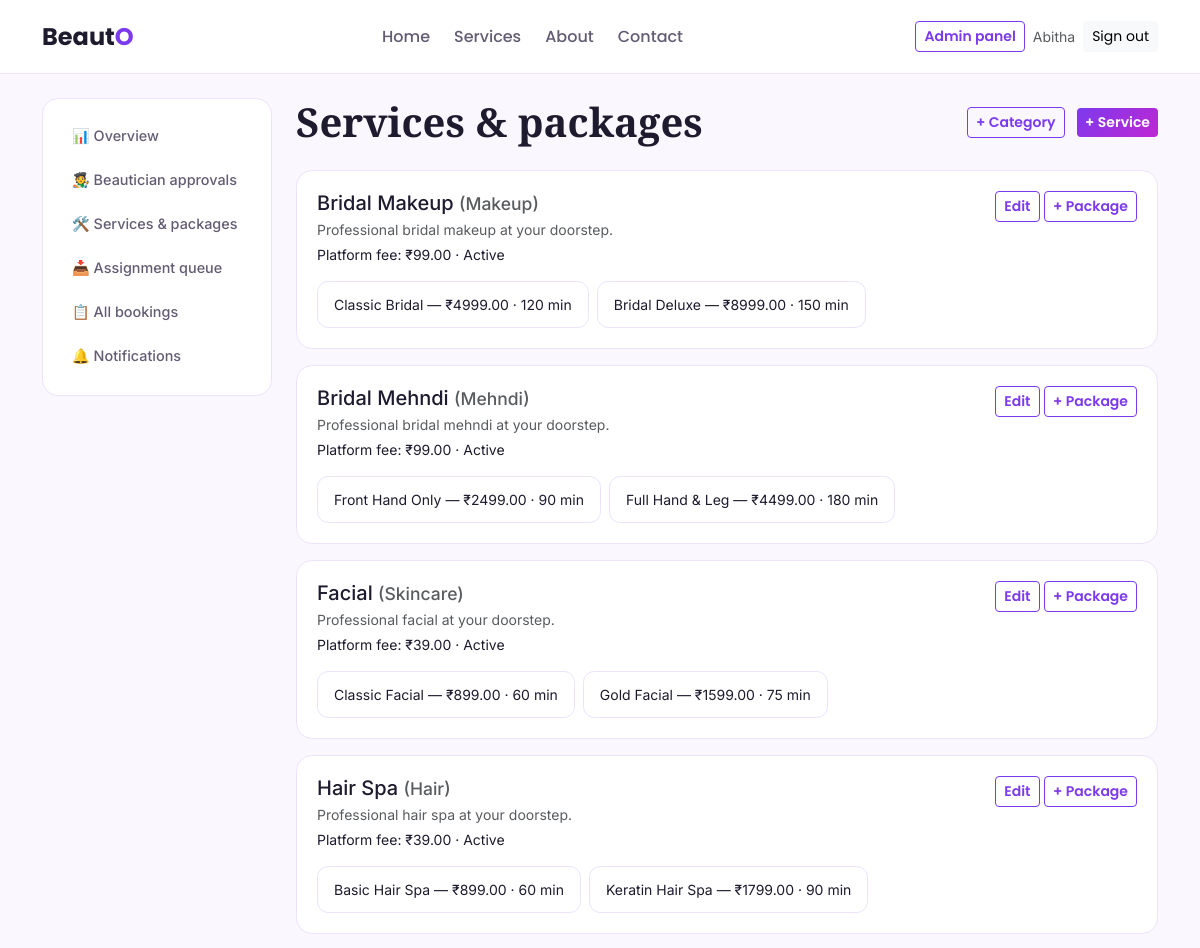
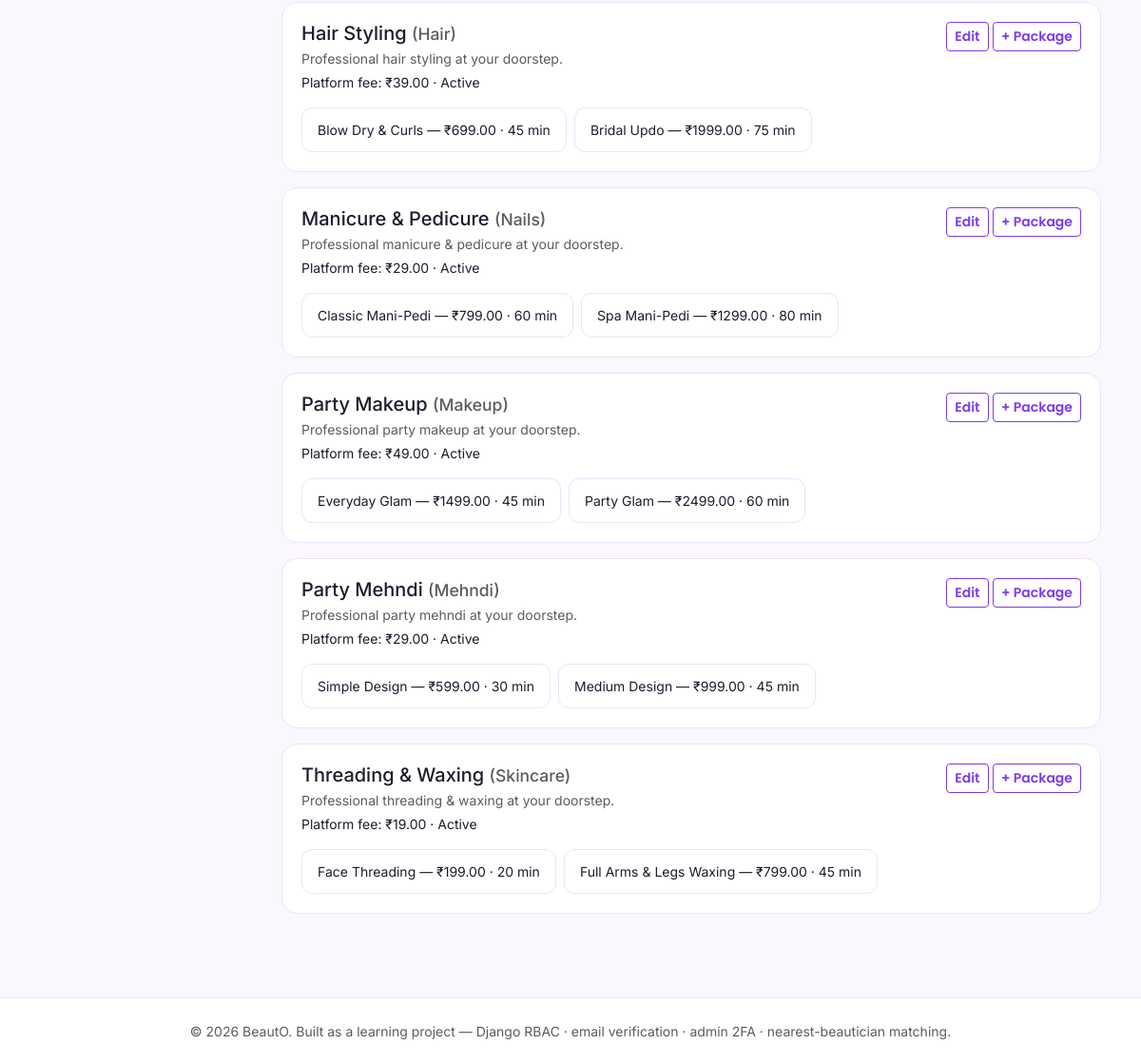
/panel/services/ (signed in), run on the app's committed database (2 pictures, top to bottom).
### accounts/models.py (models this page shows, shortened)
class User(AbstractUser):
    ROLE_CUSTOMER = "customer"
    ROLE_BEAUTICIAN = "beautician"
    ROLE_ADMIN = "admin"
    ROLE_CHOICES = (
        (ROLE_CUSTOMER, "Customer"),
        (ROLE_BEAUTICIAN, "Beautician"),
        (ROLE_ADMIN, "Admin"),
    )
    email = models.EmailField(unique=True)
    role = models.CharField(max_length=20, choices=ROLE_CHOICES, default=ROLE_CUSTOMER)
    phone = models.CharField(max_length=15, blank=True)
    email_verified = models.BooleanField(default=False)
    created_at = models.DateTimeField(auto_now_add=True)
    is_active = models.BooleanField(default=False)
    totp_secret = models.CharField(max_length=64, blank=True)
    totp_enabled = models.BooleanField(default=False)
    def is_admin_role(self):
        return self.role == self.ROLE_ADMIN or self.is_superuser

### services/models.py (models this page shows, shortened)
class Service(models.Model):
    category = models.ForeignKey(ServiceCategory, on_delete=models.CASCADE, related_name="services")
    name = models.CharField(max_length=120)
    description = models.TextField(blank=True)
    platform_fee = models.DecimalField(
        max_digits=8, decimal_places=2, default=49,
        help_text="Fixed platform fee added on top of every package's price for this service.",
    )
    is_active = models.BooleanField(default=True)
    class Meta:
        ordering = ["name"]

class ServiceCategory(models.Model):
    name = models.CharField(max_length=60, unique=True)
    icon = models.CharField(max_length=10, blank=True, help_text="An emoji works fine, e.g. 💇")
    order = models.PositiveIntegerField(default=0)
    class Meta:
        ordering = ["order", "name"]
        verbose_name_plural = "Service categories"

class ServicePackage(models.Model):
    service = models.ForeignKey(Service, on_delete=models.CASCADE, related_name="packages")
    name = models.CharField(max_length=100, help_text="e.g. Basic, Premium, Bridal Deluxe")
    description = models.TextField(blank=True)
    price = models.DecimalField(max_digits=8, decimal_places=2)
    duration_minutes = models.PositiveIntegerField(default=60)
    is_active = models.BooleanField(default=True)
    class Meta:
        ordering = ["price"]

### adminpanel/views.py (the view)
# urls.py: path("services/", views.service_list, name="service_list"),
@role_required("admin")
def service_list(request):
    services = Service.objects.select_related("category").prefetch_related("packages")
    categories = ServiceCategory.objects.all()
    return render(request, "admin/service_list.html", {"services": services, "categories": categories})

### notifications/context_processors.py (called while the page is built)
def unread_notifications(request):
    if request.user.is_authenticated and getattr(request.user, "is_admin_role", lambda: False)():
        count = Notification.objects.filter(is_read=False).count()
        return {"unread_notification_count": count}
    return {}

### templates/admin/service_list.html (shortened to what this page needs)
{% extends "admin/_admin_base.html" %}
{% block admin_content %}
<div class="d-flex justify-content-between align-items-center mb-4 flex-wrap gap-2">
  <h1 class="mb-0">Services &amp; packages</h1>
  <div>
    <a href="{% url 'adminpanel:category_create' %}" class="btn btn-sm btn-outline-beauto me-2">+ Category</a>
    <a href="{% url 'adminpanel:service_create' %}" class="btn btn-sm btn-beauto">+ Service</a>
  </div>
</div>
{% for service in services %}
  <div class="card-beauto">
    <div class="d-flex justify-content-between align-items-start flex-wrap gap-2">
      <div>
        <h5 class="mb-1">{{ service.name }} <span class="text-muted small">({{ service.category.name }})</span></h5>
        <p class="text-muted small mb-1">{{ service.description }}</p>
        <p class="small mb-0">Platform fee: ₹{{ service.platform_fee }} · {% if service.is_active %}Active{% else %}Inactive{% endif %}</p>
      </div>
      <div>
        <a href="{% url 'adminpanel:service_edit' service.pk %}" class="btn btn-sm btn-outline-beauto">Edit</a>
        <a href="{% url 'adminpanel:package_create' service.pk %}" class="btn btn-sm btn-outline-beauto">+ Package</a>
      </div>
    </div>
    <div class="d-flex flex-wrap gap-2 mt-3">
      {% for pkg in service.packages.all %}
        <span class="package-pill small">{{ pkg.name }} — ₹{{ pkg.price }} · {{ pkg.duration_minutes }} min</span>
      {% empty %}
        <span class="text-muted small">No packages yet.</span>
      {% endfor %}
    </div>
  </div>
{% empty %}
  <div class="card-beauto text-center text-muted">No services yet — add one, or run <code>python manage.py seed_services</code>.</div>
{% endfor %}
{% endblock %}

### templates/base.html (shortened to what this page needs)
{% load static %}
<!DOCTYPE html>
<html lang="en">
<head>
  <link rel="stylesheet" href="https://cdn.jsdelivr.net/npm/bootstrap@5.3.3/dist/css/bootstrap.min.css">
  <link rel="stylesheet" href="{% static 'css/style.css' %}">
</head>
<body>
  <nav class="navbar navbar-expand-lg beauto-nav sticky-top">
    <div class="container">
      <a class="navbar-brand" href="{% url 'pages:home' %}">Beaut<span>O</span></a>
      <div class="collapse navbar-collapse" id="navMain">
        <ul class="navbar-nav mx-auto gap-2">
          <li class="nav-item"><a class="nav-link" href="{% url 'pages:home' %}">Home</a></li>
          <li class="nav-item"><a class="nav-link" href="{% url 'pages:services' %}">Services</a></li>
          <li class="nav-item"><a class="nav-link" href="{% url 'pages:about' %}">About</a></li>
          <li class="nav-item"><a class="nav-link" href="{% url 'pages:contact' %}">Contact</a></li>
        </ul>
        <div class="d-flex align-items-center gap-2 flex-wrap">
          {% if user.is_authenticated %}
            {% if user.is_admin_role %}
              <a href="{% url 'adminpanel:dashboard' %}" class="btn btn-sm btn-outline-beauto">Admin panel</a>
            {% elif user.role == 'beautician' %}
              <a href="{% url 'bookings:beautician_dashboard' %}" class="btn btn-sm btn-outline-beauto">My orders</a>
            {% else %}
              <a href="{% url 'bookings:customer_dashboard' %}" class="btn btn-sm btn-outline-beauto">My bookings</a>
            {% endif %}
            <span class="text-muted small d-none d-md-inline">{{ user.get_full_name|default:user.username }}</span>
            <form action="{% url 'accounts:logout' %}" method="post" class="mb-0 d-inline">
              <button class="btn btn-sm btn-light">Sign out</button>
            </form>
          {% endif %}
        </div>
      </div>
    </div>
  </nav>
  <div class="container py-4">
    {% block content %}{% endblock %}
  </div>
  <footer class="beauto-footer mt-5 py-4">
    <div class="container text-center text-muted small">
      © {% now "Y" %} BeautO. Built as a learning project — Django RBAC · email verification · admin 2FA · nearest-beautician matching.
    </div>
  </footer>
</body>
</html>

### static/css/style.css (style rules this page uses)
:root { --violet: #7C3AED; --violet-dark: #6D28D9; --magenta: #C026D3; --charcoal: #1E1B2E; --mist: #FAF7FF; --slate: #635C73; --lavender: #F1E9FE; }
body { font-family: 'Inter', sans-serif; background: var(--mist); color: var(--charcoal); }
h1, h2, h3, h4 { font-family: 'Playfair Display', serif; font-weight: 700; }
.navbar-brand, .btn, .nav-link, label, .form-label, .card-label { font-family: 'Poppins', sans-serif; }
.beauto-nav { background: #FFFFFF; border-bottom: 1px solid #ECE3FB; padding: 0.85rem 0; }
.navbar-brand { font-weight: 700; font-size: 1.5rem; color: var(--charcoal) !important; }
.navbar-brand span { color: var(--violet); }
.nav-link { color: var(--slate) !important; font-weight: 500; }
.btn-beauto { background: linear-gradient(135deg, var(--violet), var(--magenta)); border: none; color: #fff; font-weight: 600; }
.btn-outline-beauto { border: 1px solid var(--violet); color: var(--violet); background: transparent; font-weight: 600; }
.card-beauto { background: #fff; border: 1px solid #ECE3FB; border-radius: 1rem; padding: 1.25rem; margin-bottom: 1rem; transition: border-color 0.15s ease, transform 0.15s ease; }
.package-pill { border: 1px solid #ECE3FB; border-radius: 0.7rem; padding: 0.75rem 1rem; }
.beauto-footer { background: #fff; border-top: 1px solid #ECE3FB; }
a { color: var(--violet); }

### data on the page
User: get_full_name "Abitha"
Service: name "Bridal Makeup", category.name "Makeup", description "Professional bridal makeup at your doorstep.", platform_fee "99.00", is_active "Active"
ServicePackage: name "Classic Bridal", price "4999.00", duration_minutes "120"
ServicePackage: name "Bridal Deluxe", price "8999.00", duration_minutes "150"
Service: name "Bridal Mehndi", category.name "Mehndi", description "Professional bridal mehndi at your doorstep.", platform_fee "99.00", is_active "Active"
ServicePackage: name "Front Hand Only", price "2499.00", duration_minutes "90"
ServicePackage: name "Full Hand & Leg", price "4499.00", duration_minutes "180"
Service: name "Facial", category.name "Skincare", description "Professional facial at your doorstep.", platform_fee "39.00", is_active "Active"
ServicePackage: name "Classic Facial", price "899.00", duration_minutes "60"
ServicePackage: name "Gold Facial", price "1599.00", duration_minutes "75"
Service: name "Hair Spa", category.name "Hair", description "Professional hair spa at your doorstep.", platform_fee "39.00", is_active "Active"
ServicePackage: name "Basic Hair Spa", price "899.00", duration_minutes "60"
ServicePackage: name "Keratin Hair Spa", price "1799.00", duration_minutes "90"
Service: name "Hair Styling", category.name "Hair", description "Professional hair styling at your doorstep.", platform_fee "39.00", is_active "Active"
ServicePackage: name "Blow Dry & Curls", price "699.00", duration_minutes "45"
ServicePackage: name "Bridal Updo", price "1999.00", duration_minutes "75"
Service: name "Manicure & Pedicure", category.name "Nails", description "Professional manicure & pedicure at your doorstep.", platform_fee "29.00", is_active "Active"
ServicePackage: name "Classic Mani-Pedi", price "799.00", duration_minutes "60"
ServicePackage: name "Spa Mani-Pedi", price "1299.00", duration_minutes "80"
Service: name "Party Makeup", category.name "Makeup", description "Professional party makeup at your doorstep.", platform_fee "49.00", is_active "Active"
ServicePackage: name "Everyday Glam", price "1499.00", duration_minutes "45"
ServicePackage: name "Party Glam", price "2499.00", duration_minutes "60"
Service: name "Party Mehndi", category.name "Mehndi", description "Professional party mehndi at your doorstep.", platform_fee "29.00", is_active "Active"
ServicePackage: name "Simple Design", price "599.00", duration_minutes "30"
ServicePackage: name "Medium Design", price "999.00", duration_minutes "45"
Service: name "Threading & Waxing", category.name "Skincare", description "Professional threading & waxing at your doorstep.", platform_fee "19.00", is_active "Active"
ServicePackage: name "Face Threading", price "199.00", duration_minutes "20"
ServicePackage: name "Full Arms & Legs Waxing", price "799.00", duration_minutes "45"
